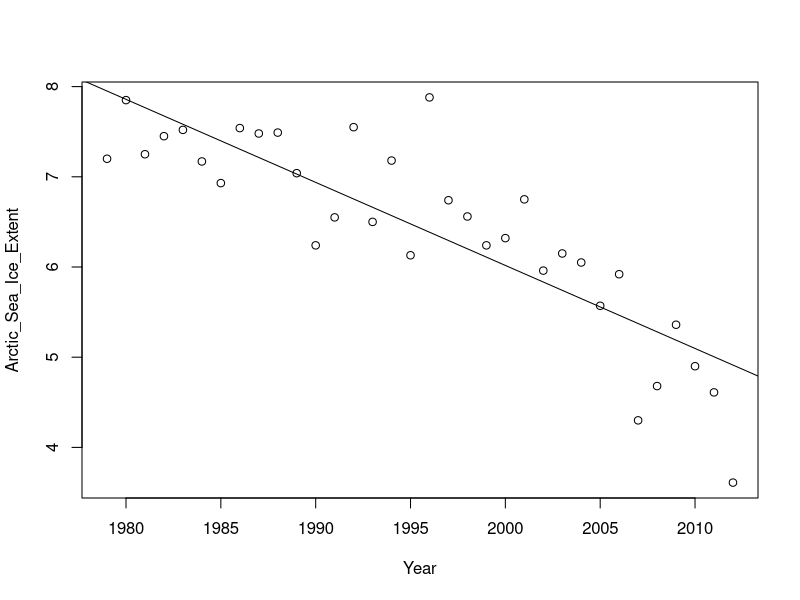

The R source for this figure: (Note: this script raises an error after producing the figure.)
sea_ice <- read.table("sea_ice_data.txt",header=T)
res1= lm(Arctic_Sea_Ice_Extent~Year,data=sea_ice)
plot(sea_ice)
abline(res1)
plot(sea_ice[1:34,1],studres(res1),ylab='Studentized Residuals',xlab="Year")
resNL= lm(Arctic_Sea_Ice_Extent~Year+I(Year^2),data=sea_ice)
vec= seq(sea_ice[1,1],sea_ice[34,1],by=0.1)
lines(vec,resNL$coefficients[1]+resNL$coefficients[2]*vec+resNL$coefficients[3]*vec^2)
anova(res1,resNL)